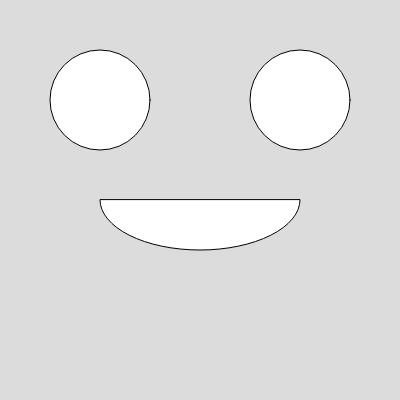
Frame 1 (no input)
Frame 60 (no input): identical to frame 1, image omitted
Frame 120 (the mouse pressed at the canvas centre since frame 60): identical to frame 1, image omitted

The p5.js sketch that drew this single still picture (run headless with seeded random() and noise() and a simulated clock; from frame 60 on, the mouse is pressed at the canvas centre):

// p5.js sketch
// ── sketch.js
// For week 2, hand drawn plan
function setup() {
  createCanvas(400, 400);
}

function draw() {
  background(220);
  circle(100,100,100);
  circle(300,100,100);
  // by trail and error
  // arc(x, y, w, h, start, stop, mode
  arc(200, 200, 200, 100, 0, PI, CHORD);
}
